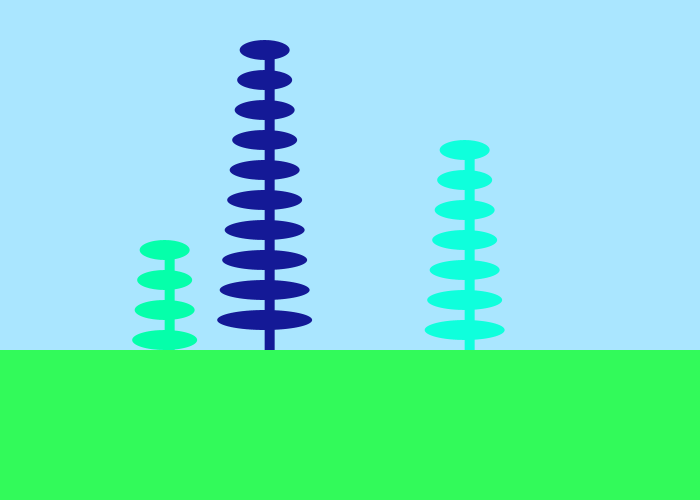
Frame 1 (no input)
Frame 60 (the mouse pressed at the canvas centre just before this capture): identical to frame 1, image omitted
Frame 120 (the mouse held since frame 60 and released just before this capture): identical to frame 1, image omitted

The Processing sketch that drew this single still picture (run headless with seeded random() and noise(); from frame 60 on, the mouse is pressed at the canvas centre):

// Processing sketch: Plant_Class
// ── Plant_Class.pde
Plant bob;
Plant kitty;
Plant margaret;

color bColor = color(5, 255, 170);
color kColor = color(20, 25, 150);
color mColor = color(15, 255, 220);
color dColor = color(5, 200, 100);

float randPlace;

void setup(){
  size(700, 500);
  randPlace = random(100, 200);
  //Declare your objects 
  bob = new Plant(randPlace);
  kitty = new Plant(randPlace + 100);
  margaret = new Plant(randPlace + 300);
  
  noStroke();
  ellipseMode(CENTER);
}
// ── Plants.pde
class Plant {
//Declare the qualities that all Plants will have
  float plantHeight;
  int leafs;
  color plantColor;
  float x; //their X location in the garden
  
  
// Contructor
  Plant(float tempX){
    x = tempX;
  }
  
// Custom method for drawing the object
  void display(color tempColor, int tempLeafNum, float tempYHeight){
    plantHeight = tempYHeight;
    fill(tempColor);
    rect(x, plantHeight, 10, 500);
    
    leafs = tempLeafNum; 
    for(int i = 0; i < leafs; i++){
     float ly = plantHeight + 30*i;
     ellipse(x, ly, 50+(i*5), 20);
    }
  }
}

void draw(){
  background(170, 230, 255);
  bob.display(bColor, 5, 250.0);
  kitty.display(kColor, 10, 50.0);
  margaret.display(mColor, 8, 150.0);
  
  fill(50, 250, 90);
  rect(0, 350, 700, 150);
  
}
